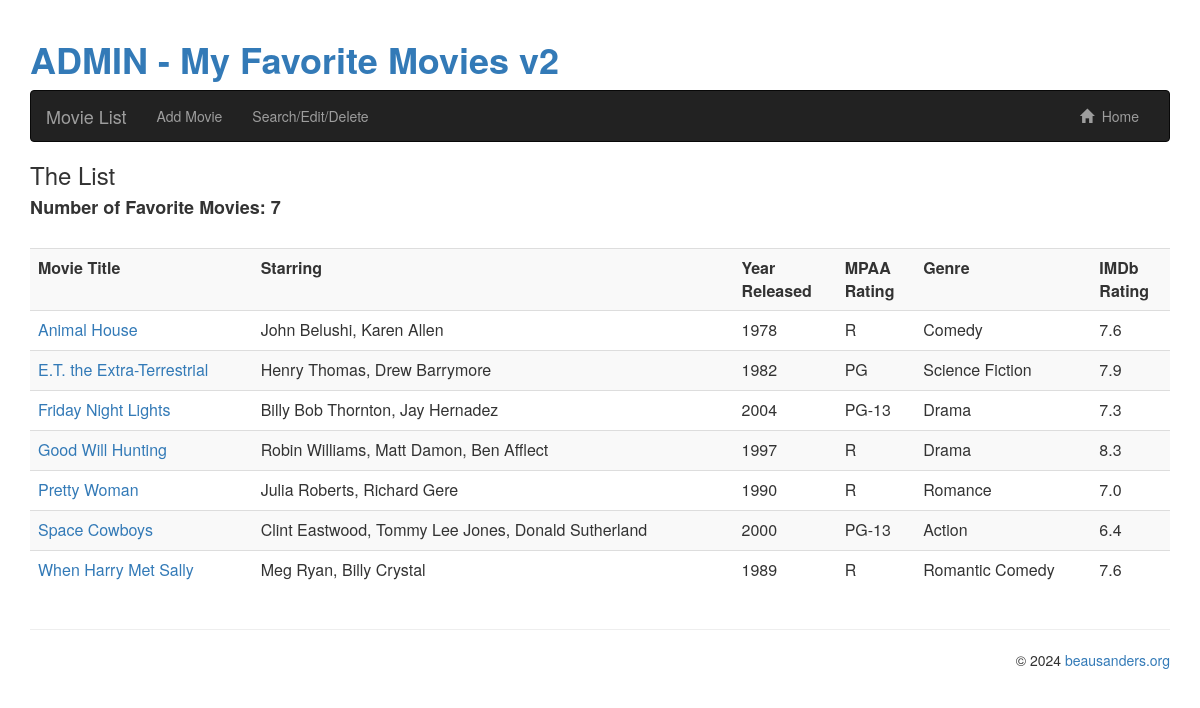
Page /favmovies2/admin/index.php on the committed database.
### tables this page shows
CREATE TABLE IF NOT EXISTS `movielist` (
  `movieID` int(4) NOT NULL AUTO_INCREMENT,
  `movieTitle` varchar(255) NOT NULL,
  `movieStars` varchar(255) NOT NULL,
  `releaseYear` int(4) NOT NULL,
  `movieRating` varchar(5) NOT NULL,
  `movieGenre` varchar(30) NOT NULL,
  `IMDb_rating` decimal(2,1) NOT NULL,
  `dateEntered` datetime NOT NULL,
  `dateModified` datetime NOT NULL,
  PRIMARY KEY (`movieID`)
);

### favmovies2/admin/index.php (called while the page is built)
<?php
require('./config/config.php');
include ('movies_list.php');
?>

### favmovies2/admin/config/config.php (called while the page is built, shortened)
<?php
    $dsn = 'mysql:host=localhost;dbname=cpt283bibb_favmovies2';
    $username = 'cpt283bibb';
    $password = 'aside-FLARE-grandam';
    try {
        $db = new PDO($dsn, $username, $password);
    } catch (PDOException $e) {
        $error_message = $e->getMessage();
        include('./errors/database_error.php');
        exit();
    }
$app_URL = 'https://cpt283-bibb.beausanders.net/favmovies2/admin';
$query = 'SELECT * FROM movielist';
        $movieCountRows = $db->prepare($query);
        $movieCountRows->execute();
        $movieCount_raw = $movieCountRows->rowCount();
        $movieCount = number_format($movieCount_raw);
?>

### favmovies2/admin/movies_list.php (the view, shortened to what this page needs)
<?php
require('./config/config.php');
$query = 'SELECT * FROM movielist ORDER BY movieTitle';
	$statement = $db->prepare($query);
	$statement->execute();
	$movies = $statement->fetchAll();
?>
<div class="container">
<?php include 'header.php'; ?>
<h3>The List</h3>
<h4><strong>Number of Favorite Movies: <?php echo $movieCount; ?></strong></h4>
<br />
<div class="table-responsive">
	<table class="table table-striped table-hover">
	<tr>
        	<th>Movie Title</th>
		<th>Starring</th>
                <th>Year<br />Released</th>
                <th>MPAA<br />Rating</th>
                <th>Genre</th>
		<th>IMDb<br />Rating</th>
	</tr>
        <?php foreach ($movies as $movie) : ?>
        <tr>
		<td><a href="<?php echo $app_URL; ?>/movies_detail.php?movieID=<?php echo $movie['movieID']; ?>"><?php echo $movie['movieTitle']; ?></a></td>
                <td><?php echo $movie['movieStars']; ?></td>
		<td><?php echo $movie['releaseYear']; ?></td>
                <td><?php echo $movie['movieRating']; ?></td>
		<td><?php echo $movie['movieGenre']; ?></td>
		<td><?php echo $movie['IMDb_rating']; ?></td>
            </tr>
            <?php endforeach; ?>
        </table>
   </div>
</div>
<?php include 'footer.php'; ?>
</body>
</html>

### rows in the picture
movielist: movieTitle "Animal House", movieStars "John Belushi, Karen Allen", releaseYear "1978", movieRating "R", movieGenre "Comedy", IMDb_rating "7.6"
movielist: movieTitle "E.T. the Extra-Terrestrial", movieStars "Henry Thomas, Drew Barrymore", releaseYear "1982", movieRating "PG", movieGenre "Science Fiction", IMDb_rating "7.9"
movielist: movieTitle "Friday Night Lights", movieStars "Billy Bob Thornton, Jay Hernadez", releaseYear "2004", movieRating "PG-13", movieGenre "Drama", IMDb_rating "7.3"
movielist: movieTitle "Good Will Hunting", movieStars "Robin Williams, Matt Damon, Ben Afflect", releaseYear "1997", movieRating "R", movieGenre "Drama", IMDb_rating "8.3"
movielist: movieTitle "Pretty Woman", movieStars "Julia Roberts, Richard Gere", releaseYear "1990", movieRating "R", movieGenre "Romance", IMDb_rating "7.0"
movielist: movieTitle "Space Cowboys", movieStars "Clint Eastwood, Tommy Lee Jones, Donald Sutherland", releaseYear "2000", movieRating "PG-13", movieGenre "Action", IMDb_rating "6.4"
movielist: movieTitle "When Harry Met Sally", movieStars "Meg Ryan, Billy Crystal", releaseYear "1989", movieRating "R", movieGenre "Romantic Comedy", IMDb_rating "7.6"

### other values in the picture
$app_name "ADMIN - My Favorite Movies v2"
$movieCount "7"
